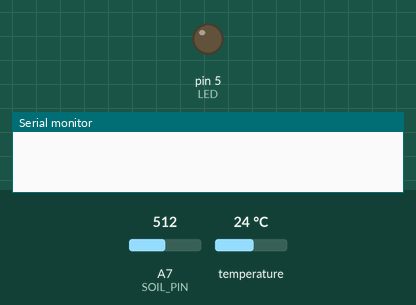
A sketch run on a simulated Arduino Nano, built with avr-gcc and run on an emulated ATmega328P. Shown: output pins drawn as LEDs (lit = HIGH), the last lines printed to the serial monitor. Inputs (shaded band) come from the test bench; at power-on: A7 (SOIL_PIN) = 512, temperature 24 °C.

Above: at 0.4 s.
At 4.9 s:
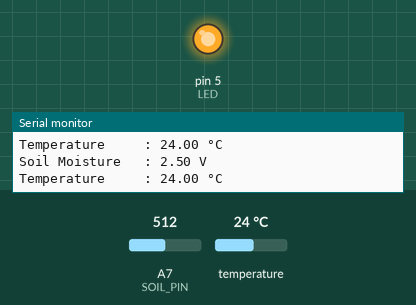
Timing chart, 0 to 6.8 s (numbered marks = the images above):
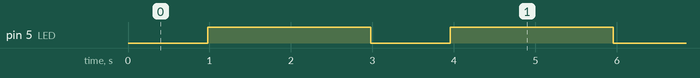

The sketch:

AutoGardeno.ino
```cpp
#include <LowPower.h>
#include <SoftwareSerial.h>
#include <OneWire.h>

// Include defines
#include "defines.h"

// Include Tools
#include "sleeper.h"
#include "temperature.h"


// the setup function runs once when you press reset or power the board
void setup() {
  pinMode(LED, OUTPUT);
 }


// the loop function runs over and over again forever
void loop() {
  /* Création de l'objet OneWire pour manipuler le bus 1-Wire */
  OneWire ds(BROCHE_ONEWIRE);
  /* Declaration des ports (Rx, Tx) du module bluetooth */
  SoftwareSerial bluetooth(RX_BLUE,TX_BLUE);
  Serial.begin(9600);
  bluetooth.begin(9600);
  while(1) {
    // Read moisture
    float moisture = (float(analogRead(SOIL_PIN))/1023.0)*5;
    float temperature = 0;

    // Lit la température ambiante à ~1Hz
    if (getTemperature(&temperature, true, ds) != READ_OK) {
        Serial.println(F("Erreur de lecture du capteur"));
    }

    // Print bluetooth

    bluetooth.print("Soil Moisture  : ");
    bluetooth.print(moisture);
    bluetooth.println(" V");
    bluetooth.print("Temperature   : ");
    bluetooth.print(temperature);
    bluetooth.println(" °C");

    // Print serial COM3
    Serial.print("Soil Moisture   : ");
    Serial.print(moisture);
    Serial.println(" V");
    Serial.print("Temperature     : ");
    Serial.print(temperature);
    Serial.println(" °C");

    // Delay for serial buffer
    delay(100);
    digitalWrite(LED,HIGH);
    //Sleep for a minute
    arduinoSleepSec(2);
    digitalWrite(LED,LOW);

  }
}
```

defines.h
```cpp
// Bluetooth
#define RX_BLUE 2
#define TX_BLUE 3
// Capteur de température (bus 1-Wire)
#define BROCHE_ONEWIRE 7
// Pin capteur d'humiditée
#define SOIL_PIN A7
// LED
#define LED 5
```

sleeper.cpp
```cpp
#include "sleeper.h"

/**
 * Fonction sleep arduino
 */
void arduinoSleepSec(int temps_sec) {
  int sec;
  for(sec = 0; sec < temps_sec; sec++) {
    LowPower.idle(SLEEP_1S, ADC_OFF, TIMER2_OFF, TIMER1_OFF, TIMER0_OFF,
               SPI_OFF, USART0_OFF, TWI_OFF);
  }
}
```

sleeper.h
```cpp
#ifndef SLEEPER_H
#define SLEEPER_H

#include <LowPower.h>

void arduinoSleepSec(int temps_sec);

#endif
```

temperature.cpp
```cpp
#include "temperature.h"
/**
 * Fonction de lecture de la température via un capteur DS18B20.
 */


byte getTemperature(float *temperature, byte reset_search, OneWire &ds) {
  byte data[9], addr[8];
  // data[] : Données lues depuis le scratchpad
  // addr[] : Adresse du module 1-Wire détecté

  /* Reset le bus 1-Wire ci nécessaire (requis pour la lecture du premier capteur) */
  if (reset_search) {
    ds.reset_search();
  }

  /* Recherche le prochain capteur 1-Wire disponible */
  if (!ds.search(addr)) {
    // Pas de capteur
    return NO_SENSOR_FOUND;
  }

  /* Vérifie que l'adresse a été correctement reçue */
  if (OneWire::crc8(addr, 7) != addr[7]) {
    // Adresse invalide
    return INVALID_ADDRESS;
  }

  /* Vérifie qu'il s'agit bien d'un DS18B20 okok*/
  if (addr[0] != 0x28) {
    // Mauvais type de capteur
    return INVALID_SENSOR;
  }

  /* Reset le bus 1-Wire et sélectionne le capteur */
  ds.reset();
  ds.select(addr);

  /* Lance une prise de mesure de température et attend la fin de la mesure */
  ds.write(0x44, 1);
  delay(800);

  /* Reset le bus 1-Wire, sélectionne le capteur et envoie une demande de lecture du scratchpad */
  ds.reset();
  ds.select(addr);
  ds.write(0xBE);

 /* Lecture du scratchpad */
  for (byte i = 0; i < 9; i++) {
    data[i] = ds.read();
  }

  /* Calcul de la température en degré Celsius */
  *temperature = (int16_t) ((data[1] << 8) | data[0]) * 0.0625;

  // Pas d'erreur
  return READ_OK;
}
```

temperature.h
```cpp
#ifndef TEMPERATURE_H
#define TEMPERATURE_H

#include <OneWire.h>

/* Code de retour de la fonction getTemperature() */
enum DS18B20_RCODES {
  READ_OK,  // Lecture ok
  NO_SENSOR_FOUND,  // Pas de capteur
  INVALID_ADDRESS,  // Adresse reçue invalide
  INVALID_SENSOR  // Capteur invalide (pas un DS18B20)
};


byte getTemperature(float *temperature, byte reset_search,  OneWire &ds);


#endif
```

Measured:
- by itself, pin 5 (LED): alternates HIGH for 2.0 s and LOW for 0.98 s
